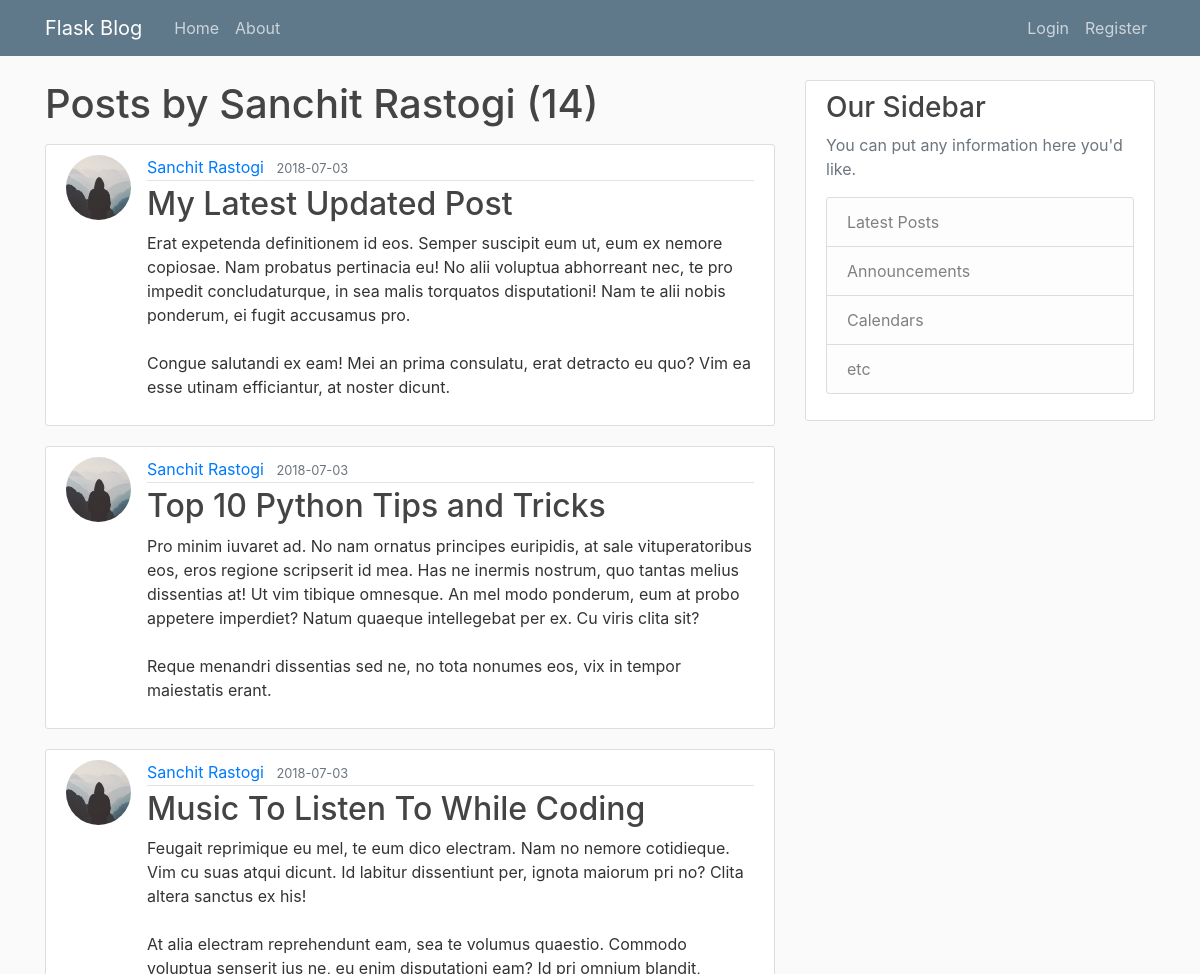
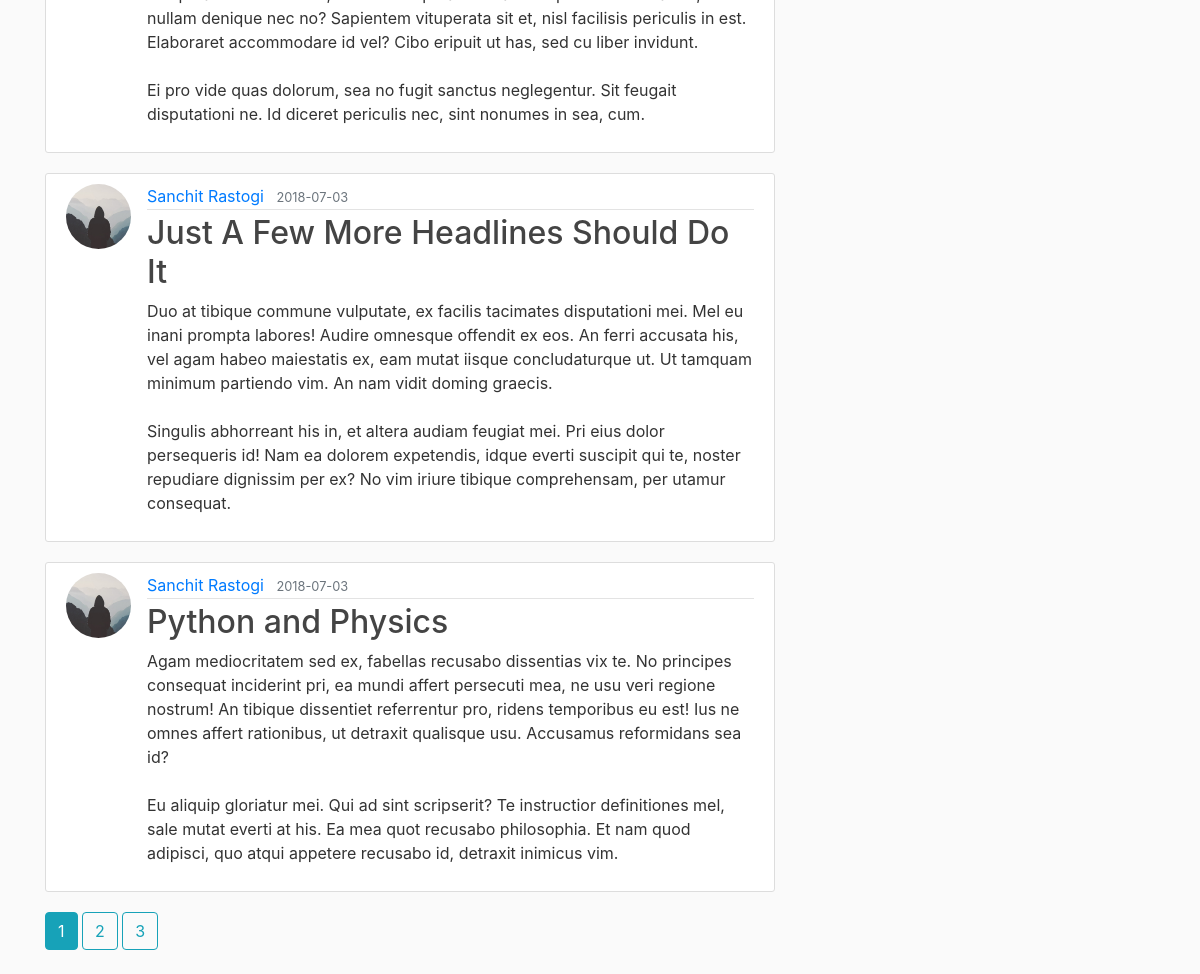
The app's page /user/Sanchit Rastogi with its own data (2 pictures, top to bottom).
### flaskblog/models.py (models this page shows, shortened)
class User(db.Model, UserMixin):
    id = db.Column(db.Integer, primary_key=True)
    username = db.Column(db.String(20), unique=True, nullable=False)
    email = db.Column(db.String(120), unique=True, nullable=False)
    image_file = db.Column(db.String(20), nullable=False, default='default.jpg')
    password = db.Column(db.String(60), nullable=False)
    posts = db.relationship('Post', backref='author', lazy=True)

class Post(db.Model):
    id = db.Column(db.Integer, primary_key=True)
    title = db.Column(db.String(100), nullable=False)
    date_posted = db.Column(db.DateTime, nullable=False, default=datetime.utcnow)
    content = db.Column(db.Text, nullable=False)
    user_id = db.Column(db.Integer, db.ForeignKey('user.id'), nullable=False)

### flaskblog/users/routes.py (the view)
@users.route("/user/<string:username>")
def user_posts(username):
    page = request.args.get('page', 1, type=int)
    user = User.query.filter_by(username=username).first_or_404()
    posts = Post.query.filter_by(author=user)\
        .order_by(Post.date_posted.desc())\
        .paginate(page=page, per_page=5)
    return render_template('user_posts.html', posts=posts, user=user)

### flaskblog/templates/user_posts.html
{% extends "layout.html" %}
{% block content %}
    <h1 class="mb-3">Posts by {{ user.username }} ({{ posts.total }})</h1>
    {% for post in posts.items %}
        <article class="media content-section">
          <img class="rounded-circle article-img" src="{{ url_for('static', filename='profile_pics/' + post.author.image_file) }}">
          <div class="media-body">
            <div class="article-metadata">
              <a class="mr-2" href="{{ url_for('users.user_posts', username=post.author.username) }}">{{ post.author.username }}</a>
              <small class="text-muted">{{ post.date_posted.strftime('%Y-%m-%d') }}</small>
            </div>
            <h2><a class="article-title" href="{{ url_for('posts.post', post_id=post.id) }}">{{ post.title }}</a></h2>
            <p class="article-content">{{ post.content }}</p>
          </div>
        </article>
    {% endfor %}
    {% for page_num in posts.iter_pages(left_edge=1, right_edge=1, left_current=1, right_current=2) %}
      {% if page_num %}
        {% if posts.page == page_num %}
          <a class="btn btn-info mb-4" href="{{ url_for('users.user_posts', username=user.username, page=page_num) }}">{{ page_num }}</a>
        {% else %}
          <a class="btn btn-outline-info mb-4" href="{{ url_for('users.user_posts', username=user.username, page=page_num) }}">{{ page_num }}</a>
        {% endif %}
      {% else %}
        ...
      {% endif %}
    {% endfor %}
{% endblock content %}

### flaskblog/static/main.css (style rules this page uses)
body { background: #fafafa; color: #333333; margin-top: 5rem; }
h1, h2, h3, h4, h5, h6 { color: #444444; }
.content-section { background: #ffffff; padding: 10px 20px; border: 1px solid #dddddd; border-radius: 3px; margin-bottom: 20px; }
.article-title { color: #444444; }
.article-content { white-space: pre-line; }
.article-img { height: 65px; width: 65px; margin-right: 16px; }
.article-metadata { padding-bottom: 1px; margin-bottom: 4px; border-bottom: 1px solid #e3e3e3 }

### records on screen
User: username "Sanchit Rastogi"
Post: image_file (placeholder picture), author.username "Sanchit Rastogi", date_posted "2018-07-03", title "My Latest Updated Post", content "Erat expetenda definitionem id eos. Semper suscipit eum ut, eum ex nemore copiosae. Nam probatus pertinacia eu! No alii voluptua abhorreant nec, te pro impedit concludaturque, in sea malis torquatos disputationi! Nam te alii nobis ponderum, ei fugit accusamus pro. Congue salutandi ex eam! Mei an prima consulatu, erat detracto eu quo? Vim ea esse utinam efficiantur, at noster dicunt."
Post: image_file (placeholder picture), author.username "Sanchit Rastogi", date_posted "2018-07-03", title "Top 10 Python Tips and Tricks", content "Pro minim iuvaret ad. No nam ornatus principes euripidis, at sale vituperatoribus eos, eros regione scripserit id mea. Has ne inermis nostrum, quo tantas melius dissentias at! Ut vim tibique omnesque. An mel modo ponderum, eum at probo appetere imperdiet? Natum quaeque intellegebat per ex. Cu viris clita sit? Reque menandri dissentias sed ne, no tota nonumes eos, vix in tempor maiestatis erant."
Post: image_file (placeholder picture), author.username "Sanchit Rastogi", date_posted "2018-07-03", title "Music To Listen To While Coding", content "Feugait reprimique eu mel, te eum dico electram. Nam no nemore cotidieque. Vim cu suas atqui dicunt. Id labitur dissentiunt per, ignota maiorum pri no? Clita altera sanctus ex his! At alia electram reprehendunt eam, sea te volumus quaestio. Commodo voluptua senserit ius ne, eu enim disputationi eam? Id pri omnium blandit, nullam denique nec no? Sapientem vituperata sit et, nisl facilisis periculis in est. Elaboraret accommodare id vel? Cibo eripuit ut has, sed cu liber invidunt. Ei pro vide quas dolorum, sea no fugit sanctus neglegentur. Sit feugait disputationi ne. Id diceret periculis nec, sint nonumes in sea, cum."
Post: image_file (placeholder picture), author.username "Sanchit Rastogi", date_posted "2018-07-03", title "Just A Few More Headlines Should Do It", content "Duo at tibique commune vulputate, ex facilis tacimates disputationi mei. Mel eu inani prompta labores! Audire omnesque offendit ex eos. An ferri accusata his, vel agam habeo maiestatis ex, eam mutat iisque concludaturque ut. Ut tamquam minimum partiendo vim. An nam vidit doming graecis. Singulis abhorreant his in, et altera audiam feugiat mei. Pri eius dolor persequeris id! Nam ea dolorem expetendis, idque everti suscipit qui te, noster repudiare dignissim per ex? No vim iriure tibique comprehensam, per utamur consequat."
Post: image_file (placeholder picture), author.username "Sanchit Rastogi", date_posted "2018-07-03", title "Python and Physics", content "Agam mediocritatem sed ex, fabellas recusabo dissentias vix te. No principes consequat inciderint pri, ea mundi affert persecuti mea, ne usu veri regione nostrum! An tibique dissentiet referrentur pro, ridens temporibus eu est! Ius ne omnes affert rationibus, ut detraxit qualisque usu. Accusamus reformidans sea id? Eu aliquip gloriatur mei. Qui ad sint scripserit? Te instructior definitiones mel, sale mutat everti at his. Ea mea quot recusabo philosophia. Et nam quod adipisci, quo atqui appetere recusabo id, detraxit inimicus vim."

### other values on screen
{{ posts.total }} "14"
{{ page_num }} "1"
{{ page_num }} "2" "3"
